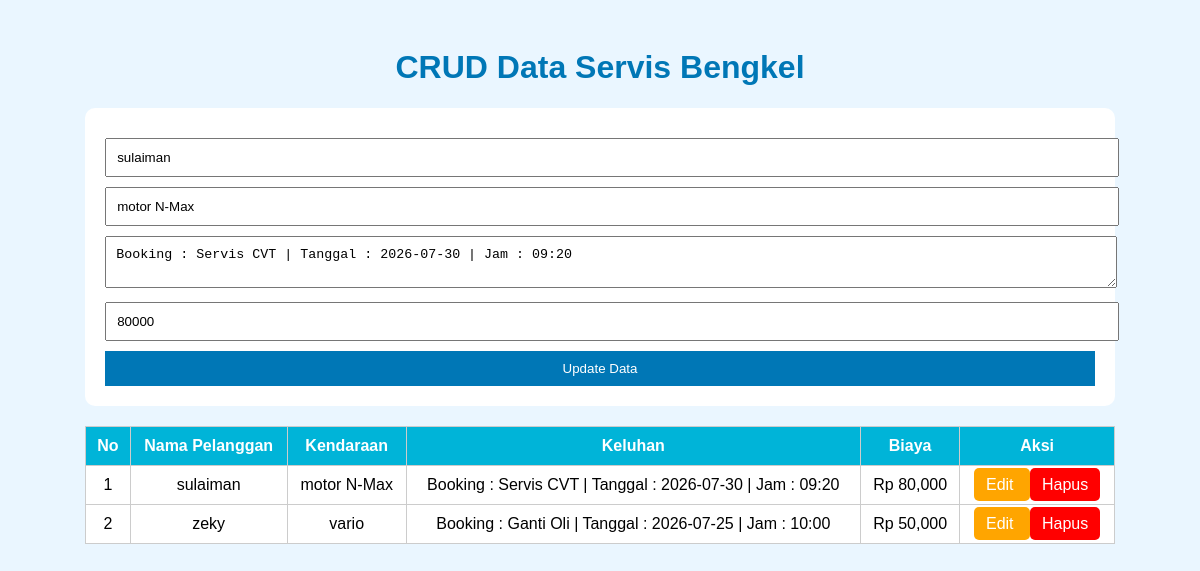
The page /tugas_web.php?edit=2 on the database its author committed.
### tables this page shows
CREATE TABLE `servis` (
  `id` int(11) NOT NULL,
  `nama_pelanggan` varchar(100) DEFAULT NULL,
  `kendaraan` varchar(100) DEFAULT NULL,
  `keluhan` text DEFAULT NULL,
  `biaya` int(11) DEFAULT NULL,
  `status` varchar(20) DEFAULT 'Booking'
);

### tugas_web.php (the view, shortened to what this page needs)
<?php
$conn = mysqli_connect("localhost", "root", "", "bengkel_db");
?>
<!DOCTYPE html>
<html>
<head>
</head>
<body>
<div class="container">
<h1>CRUD Data Servis Bengkel</h1>
<?php
if(isset($_GET['edit'])){
    $id = $_GET['edit'];
    $edit = mysqli_query($conn, "SELECT * FROM servis WHERE id='$id'");
    $e = mysqli_fetch_array($edit);
?>
<form method="POST">
    <input type="text" name="nama"
    value="<?php echo $e['nama_pelanggan']; ?>"
    placeholder="Nama Pelanggan" required>
    <input type="text" name="kendaraan"
    value="<?php echo $e['kendaraan']; ?>"
    placeholder="Kendaraan" required>
    <textarea name="keluhan" placeholder="Keluhan" required><?php echo $e['keluhan']; ?></textarea>
    <input type="number" name="biaya"
    value="<?php echo $e['biaya']; ?>"
    placeholder="Biaya" required>
    <button type="submit" name="update">
        Update Data
    </button>
</form>
<?php } ?>
<table>
<tr>
    <th>No</th>
    <th>Nama Pelanggan</th>
    <th>Kendaraan</th>
    <th>Keluhan</th>
    <th>Biaya</th>
    <th>Aksi</th>
</tr>
<?php
$no = 1;
$data = mysqli_query($conn, "SELECT * FROM servis");
while($d = mysqli_fetch_array($data)){
?>
<tr>
    <td><?php echo $no++; ?></td>
    <td><?php echo $d['nama_pelanggan']; ?></td>
    <td><?php echo $d['kendaraan']; ?></td>
    <td><?php echo $d['keluhan']; ?></td>
    <td>Rp <?php echo number_format($d['biaya']); ?></td>
    <td>
        <a class="edit"
        href="index.php?edit=<?php echo $d['id']; ?>">
        Edit
        </a>
        <a class="hapus"
        href="index.php?hapus=<?php echo $d['id']; ?>">
        Hapus
        </a>
    </td>
</tr>
<?php } ?>
</table>
</div>
</body>
</html>

### tugas_web.php (style rules this page uses)
body { font-family: Arial; background: #eaf6ff; padding: 20px; }
h1 { text-align: center; color: #0077b6; }
.container { width: 90%; margin: auto; }
form { background: white; padding: 20px; border-radius: 10px; margin-bottom: 20px; }
input, textarea { width: 100%; padding: 10px; margin-top: 10px; }
button { padding: 10px; margin-top: 10px; background: #0077b6; color: white; border: none; width: 100%; }
table { width: 100%; border-collapse: collapse; background: white; }
th, td { border: 1px solid #ccc; padding: 10px; text-align: center; }
th { background: #00b4d8; color: white; }
a { text-decoration: none; padding: 8px 12px; color: white; border-radius: 5px; }
.edit { background: orange; }
.hapus { background: red; }

### rows shown on the page
servis: nama "sulaiman", kendaraan "motor N-Max", keluhan "Booking : Servis CVT | Tanggal : 2026-07-30 | Jam : 09:20", biaya "80000", nama_pelanggan "sulaiman", biaya "80,000"
servis: nama_pelanggan "zeky", kendaraan "vario", keluhan "Booking : Ganti Oli | Tanggal : 2026-07-25 | Jam : 10:00", biaya "50,000"
